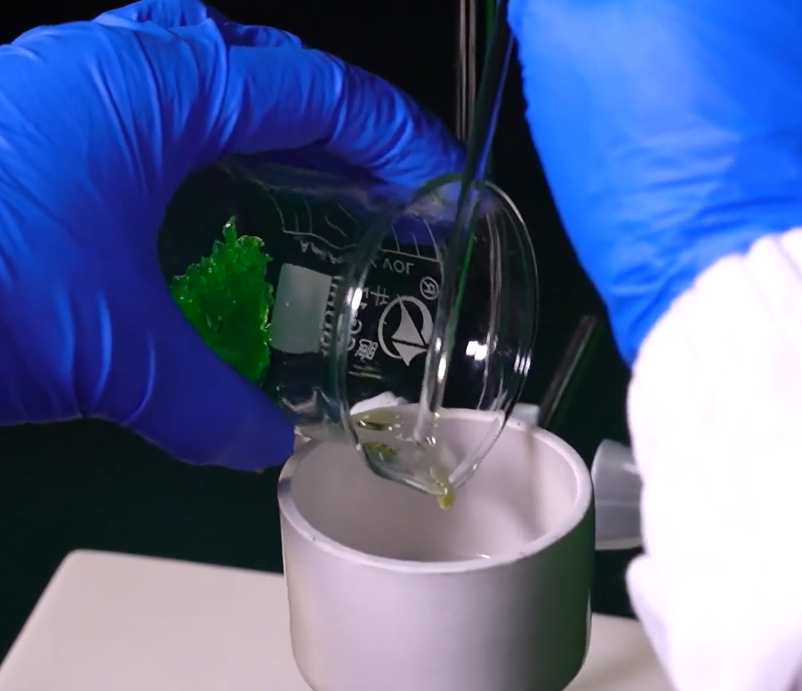
#> input picture assets/images/test.jpg, 1604 x 1382 px (shown at 1/2 size); its folder holds only this picture in this run
$ python -i color.py   (imports and definitions only)
#> lines starting #> are read from the running program, lines starting #| are printed output that depends on the picture; after the words box and inside, x2 and y2 are one past the last pixel; in counts of white or black regions, pixels touching at a corner belong together
#> further down, picture is the input picture: shape (1382, 1604, 3); mean B, G, R 144.6, 102.2, 87.3
"""颜色分割检测器（HSV 阈值 + 形态学 + 轮廓打分）。

## 三条入口（2026-11-06 补齐）

| 入口 | 怎么触发 | 色相从哪来 | 保证什么 |
| ---- | -------- | ---------- | -------- |
| 预设 | `--preset red_ball` / 默认白球 | `COLOR_PRESETS` 硬编码 | 球色已知且背景可分时最快 |
| 自动 | `--preset auto` | 画面主色（不需要点选） | 不知道球色也能起步 |
| 点选 | `seed(x, y, r)` | 点击点周围的一圈像素 | **种子帧一定有 Detection** |

## 为什么点选后必须"一定识别到"

种子不是"给个大概位置"，而是用户的声明：**这个位置、这个半径就是球**。
所以：

1. 种子帧先从点击点周围取色（`_seed_ranges`），把球的真实 HSV 区间测出来 ——
   这解决了"预设不匹配 → 静默 0 检出"（B-175 的另一半）；
2. 半径带锚在种子半径上，只接受 `[0.6, 1.7]×seed_r` 的候选；
3. 种子帧如果颜色分割一个候选都没给出，**直接用种子本身作为 Detection**
   （`extra["seed_anchor"]`）—— 用户点过的地方不允许报"没看见"；
4. 之后每一帧若颜色分割失败，就沿"上一帧位置 + 速度"用亚像素射线找球缘
   （`extra["edge_follow"]`）。任何球都有边缘，这一路不依赖颜色可分。
5. 取色结果先过质量护栏（`_seed_ranges_verdict`）：判"落在背景/区间过宽"时
   **不采用**，原因写进 `last_error` 与 `_diag`，并回落到预设/auto。点选语义是
   "这里有一颗球"，不是"照抄这里的颜色"—— 球心喂到球不在的帧上时，照抄只会
   把背景色当球色，然后返回点选锚点冒充检出（2026-11-15 修）。

## 多候选时选谁（B-176）

同色干扰物的四项形状得分可以**逐位相同**，`detections[0]` 由扫描顺序决定。
所以候选先按分数筛出"并列第一档"（≥ 最高分 × 0.92），再取离
"上一帧位置 + 速度"最近的那个。分差明显时仍以分数为准，避免为了连续性
把明显更好的候选换掉。
"""

from __future__ import annotations

import cv2
import math
import numpy as np

from .base import BaseDetector
from ..config import AUTO_PRESET, ColorConfig, DetectorConfig
from ..geometry import (
    contour_circularity,
    fit_circle_robust,
    radial_consistency,
    refine_circle_subpixel,
    refine_circle_subpixel_checked,
)
from ..types import Detection

#: 自动取色的分析宽度。只用于**选区间**，真正的检测仍在原分辨率上做。
_AUTO_WIDTH = 480
#: 判"掩膜把背景也吃进来了"的覆盖率。40% 是经验值：一个球占画面 40% 以上时
#: 它已经不是"小目标"，而那正是颜色阈值失效的典型形态（纯色墙/桌布）。
_MASK_COVER_WARN = 0.40
#: 自动取色时"背景被吃进来"的扣分。不是硬拒绝 —— 球贴得很近时覆盖率也可能高，
#: 但同分情况下应优先选更"紧"的区间。
_COVER_PENALTY = 0.55

#: 种子取色的质量护栏（2026-11-15）。`_init_seed_ranges` 以前只判"取到像素没有"，
#: 于是把球心喂给**球不在画面**的帧时，会静默把背景当球色。实测同一会话
#: （`data/stereo/parallel/20261111-153857`，`seed_frame=40`，球心 954.9,1034.6，
#: 半径 24.6）：
#:
#:   · 帧 40（球在）：两段红 `[H146~179 S≥41 V≥67; H0~8 S≥41 V≥67]`，
#:     球外邻环同色占比 **0.0001**、整帧 **0.012**，真检出 score 0.889；
#:   · 帧 0/151/301（球不在）：单段 `[H20~110 S≥2 V≥117]` / `[H14~110 S≥4 V≥117]` /
#:     `[H16~108 S≥3 V≥142]`，S 下界 2/4/3，球外邻环占比 **0.83/0.96/0.94**、
#:     整帧 **0.647/0.749/0.693**，返回 n=1、score=1.000 的**种子锚点**冒充检出。
#:
#: 两条判据都必须是**组合条件**：单看"色相跨度宽"会误伤白球（白光无色相先验），
#: 单看"S 下界低"会误伤白球/浅色球，单看"整帧覆盖高"会因画面里别的同色物体误伤。
_SEED_ANNULUS_LO = 1.35          # 邻环内径 ×种子半径（球缘在 1.0r，这个环已在球外）
_SEED_ANNULUS_HI = 2.50          # 邻环外径 ×种子半径
_SEED_ANNULUS_COVER_MAX = 0.35   # 邻环同色 >35% → 背景（实测 0.0001 vs 0.83~0.96）
_SEED_ANNULUS_MIN_PIXELS = 64    # 邻环太小（球极小/贴边）就不判，宁可放过不可误伤
_SEED_FLAT_HUE_SPAN = 70         # 单段色相跨度 ≥70（≈1/3 色环）＝ 没有色相先验
_SEED_FLAT_S_MAX = 8             # 且 S 下界 ≤8（几乎无彩）—— 背景 2/3/4，红球 41
_SEED_FRAME_COVER_MAX = 0.20     # 且无彩宽区间吃掉整帧 >20%（实测 0.647~0.749 vs 0.012）


# --------------------------------------------------------------------------- #
# 纯函数：HSV 区间估计（可在无检测器的情况下单独测）
# --------------------------------------------------------------------------- #
# [23 lines left out: functions _ranges_from_config, _mask_from_ranges, not called in this run]


def circular_hue_interval(hues: np.ndarray, margin: int = 0) -> list[tuple[int, int]]:
    """把一堆色相压成**最少段**的闭区间，自动处理红色跨 0°。

    做法：排序后复制一份 +180 的序列，找"覆盖 95% 样本的最短弧"。返回的区间
    已含 ``margin`` 外扩；跨越 0° 时拆成两段（OpenCV 的 H 是 0..179 的环）。
    """
    vals = np.sort(np.asarray(hues, dtype=np.int64).ravel() % 180)
    n = int(vals.size)
    if n == 0:
        return []
    k = max(1, int(round(0.95 * n)))
    ext = np.concatenate([vals, vals + 180])
    best_w = 10 ** 9
    best_start = 0
    for i in range(n):
        w = int(ext[i + k - 1] - ext[i])
        if w < best_w:
            best_w, best_start = w, int(ext[i])
    if best_w >= 170:                       # 几乎整圈 → 不要假装有色相先验
        return [(0, 179)]
    width = best_w + 2 * int(margin)
    start = best_start - int(margin)
    lo, hi = start, start + width
    if lo < 0 and hi < 180:
        return [(0, hi), (lo + 180, 179)]
    if hi >= 180 and lo >= 0:
        return [(lo, 179), (0, hi - 180)]
    if lo < 0 and hi >= 180:
        return [(0, 179)]
    return [(lo, hi)]


def hsv_ranges_from_pixels(pixels: np.ndarray, *,
                           margin_h: int = 6,
                           margin_sv: int = 22) -> list[tuple[np.ndarray, np.ndarray]]:
    """一组 HSV 像素 → 若干段可直接喂给 ``cv2.inRange`` 的区间。

    H 用 :func:`circular_hue_interval`（95% 分位，抗高光/阴影的少量离群）；
    S/V 只取**下界**（低分位减余量），上界一律 255 —— 球面明暗差本来就大，
    压上界只会把亮侧切掉。
    """
    px = np.asarray(pixels, dtype=np.uint8).reshape(-1, 3)
    if px.shape[0] < 8:
        return []
    hues = px[:, 0]
    s_lo = max(0, int(np.percentile(px[:, 1], 5)) - int(margin_sv))
    v_lo = max(0, int(np.percentile(px[:, 2], 5)) - int(margin_sv))
    out = []
    for h_lo, h_hi in circular_hue_interval(hues, margin_h):
        out.append((np.array([h_lo, s_lo, v_lo], dtype=np.uint8),
                    np.array([h_hi, 255, 255], dtype=np.uint8)))
    return out


def dominant_hsv_ranges(frame: np.ndarray, *,
                        margin_h: int = 6,
                        margin_sv: int = 22) -> list[tuple[np.ndarray, np.ndarray]] | None:
    """从整幅画面估"主色"的 HSV 区间；没有足够彩色像素时返回 ``None``。

    只看**有饱和度**的像素（S≥60）：白墙/灰地/黑背景的 S 很低，天然被排除。
    色相直方图按 S 加权后找峰，再向两侧扩到峰值的 1/4 —— 这样同一种颜色的
    明暗变化会落在同一段里，而"另一个颜色的物体"不会。

    这是 ``--preset auto`` 的核心：不需要点选，也不需要事先知道球色。
    """
#> called with margin_h = 6, margin_sv = 22
    if frame is None or frame.size == 0:
        return None
    h, w = frame.shape[:2]
#> h = 1382; w = 1604
    scale = min(1.0, _AUTO_WIDTH / float(max(w, 1)))
#> scale = 0.299
    small = frame if scale >= 1.0 else cv2.resize(
        frame, None, fx=scale, fy=scale, interpolation=cv2.INTER_AREA)
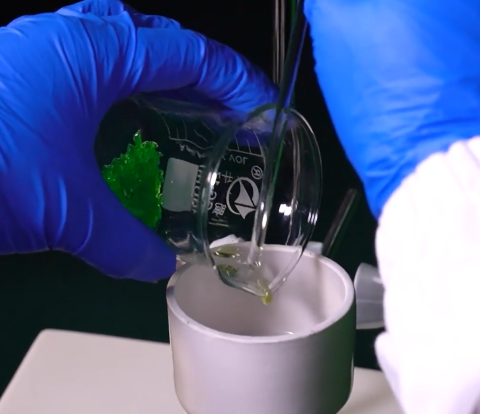
#> small: shape (414, 480, 3); mean B, G, R 144.6, 102.3, 87.4
    hsv = cv2.cvtColor(small, cv2.COLOR_BGR2HSV)
#> hsv: shape (414, 480, 3); mean H, S, V 112.7, 116.8, 147.2
    sat = hsv[:, :, 1]
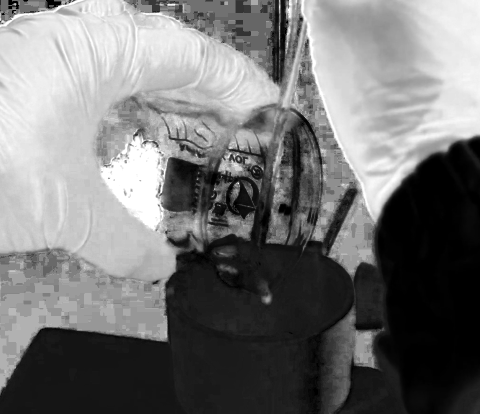
#> sat: shape (414, 480); min 0, max 255, mean 116.8
    val = hsv[:, :, 2]
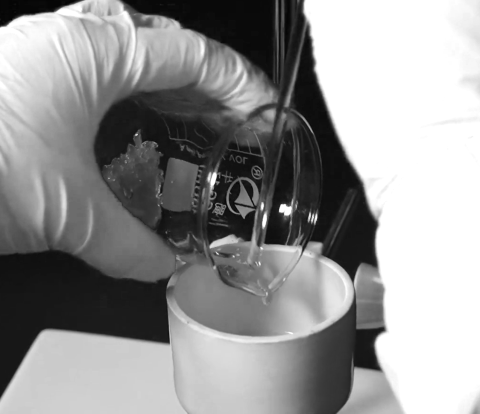
#> val: shape (414, 480); min 5, max 255, mean 147.2
    sel = (sat >= 60) & (val >= 40)
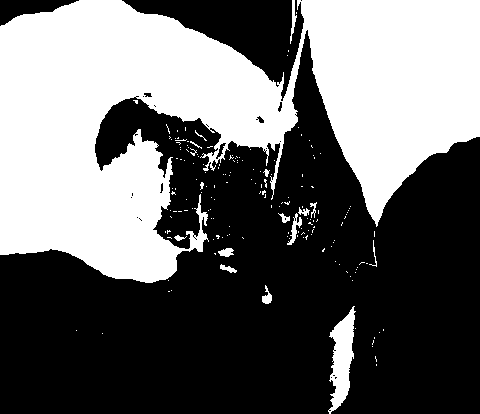
#> sel: shape (414, 480) bool; 41.2% white; 174 white regions (157 under 20 px), largest, box (x1, y1, x2, y2) and area: (0, 0, 480, 283) 78969, (328, 306, 356, 414) 1608, (287, 213, 302, 245) 160
    total = float(sel.size)
#> total = 198720
    if float(np.count_nonzero(sel)) < max(64.0, 0.002 * total):
        return None

    hues = hsv[:, :, 0][sel].astype(np.int64)
    weights = sat[sel].astype(np.float64) / 255.0
    hist = np.bincount(hues, weights=weights, minlength=180).astype(np.float64)
#> hist = 180 values, max 12046 at index 110, min 0 at index 0, mean 356.8
    # 环形平滑：一个色相单独一根柱可能是噪声，要看邻域
    kernel = np.ones(5, dtype=np.float64) / 5.0
    smooth = np.convolve(np.concatenate([hist[-2:], hist, hist[:2]]),
                         kernel, mode="same")[2:182]
#> smooth = 180 values, max 6718.8 at index 110, min 0 at index 0, mean 356.8
    peak = int(np.argmax(smooth))
#> peak = 110
    if smooth[peak] <= 1e-9:
        return None
    lo, hi = peak, peak
#> lo = 110; hi = 110
    for _ in range(90):
        left = smooth[(lo - 1) % 180]
        right = smooth[(hi + 1) % 180]
        if left < 0.25 * smooth[peak] and right < 0.25 * smooth[peak]:
            break
        if left >= right and left >= 0.25 * smooth[peak]:
            lo = (lo - 1) % 180
        elif right >= 0.25 * smooth[peak]:
            hi = (hi + 1) % 180
        else:
            break
        if (hi - lo) % 180 > 70:            # 扩太宽 = 没有明确的"主色"
            return None
#> this loop made 15 passes
#> (left, right, lo) on passes 2, 4, 6: (6065.6, 5304.2, 109), (4893, 3240.7, 108), (2498.6, 2411.9, 107)
#> (left, right) on passes 1, 3, 5, 7, 8, 9: (6065.6, 6300.1), (4893, 5304.2), (2498.6, 3240.7), (1111.9, 2411.9), (1111.9, 2126.1), (1111.9, 2229.1)
#> after the loop, hi = 121; lo = 107
    in_hue = np.zeros(180, dtype=bool)
    idx = lo
#> idx = 107
    while True:
        in_hue[idx] = True
        if idx == hi:
            break
        idx = (idx + 1) % 180
#> after the loop, idx = 121
    picks = in_hue[hues] & (sat[sel] >= 40) & (val[sel] >= 30)
    px = hsv[sel][picks]
    return hsv_ranges_from_pixels(px, margin_h=margin_h, margin_sv=margin_sv)
#> in hsv_ranges_from_pixels, `s_lo = max(0, int(np.percentile(px[:, 1], 5)) - int(margin_sv))`: s_lo = 130
#> in hsv_ranges_from_pixels, `v_lo = max(0, int(np.percentile(px[:, 2], 5)) - int(margin_sv))`: v_lo = 45
#> in circular_hue_interval, `n = int(vals.size)`: n = 72431
#> in circular_hue_interval, `k = max(1, int(round(0.95 * n)))`: k = 68809
#> in circular_hue_interval, `best_w = 10 ** 9`: best_w = 1000000000
#> in circular_hue_interval, `best_start = 0`: best_start = 0
#> in circular_hue_interval, `width = best_w + 2 * int(margin)`: width = 24
#> in circular_hue_interval, `start = best_start - int(margin)`: start = 102
#> in circular_hue_interval, `lo, hi = start, start + width`: hi = 126
#> the loop in hsv_ranges_from_pixels, `for h_lo, h_hi in circular_hue_interval(hues, margin_h):` made 1 pass
#> (h_lo, h_hi) on pass 1: (102, 126)
#> after the loop in hsv_ranges_from_pixels, `for h_lo, h_hi in circular_hue_interval(hues, margin_h):`: out = [([102, 130, 45], [126, 255, 255])]


# --------------------------------------------------------------------------- #
class ColorBlobDetector(BaseDetector):
    """HSV 阈值分割 + 形态学 + 轮廓圆度筛选。

    这是"传统方法"里性价比最高的方案：只要球的颜色和背景能分开，
    它的速度和精度都远超 Canny / 霍夫圆，而且天然给出球的边缘轮廓。
    """

    name = "color"

    # [603 lines left out: functions __init__, seed, reset, _effective_ranges, _seed_ranges_verdict, _init_seed_ranges and 10 more, not called in this run]

    # ------------------------------------------------------------------
    def debug_snapshot(self) -> dict:
        return dict(self._diag, error=self.last_error, has_seed=self._seed is not None)

>>> import cv2
>>> picture = cv2.imread('../../assets/images/test.jpg')
>>> result = dominant_hsv_ranges(picture)
#> result = [([102, 130, 45], [126, 255, 255])]
